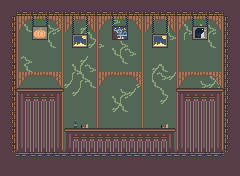

Rendered tile map (Tiled .tmx) drawn with the repository's tilesets; below, a short description and the map source with its tile grids summarised:
An orthogonal 30x22 tile map with 8x8 px tiles, 6 tile layers (Background_2(Solid Color), Background_4, Background_3, Background_1, ...) and 18 objects (14x SaloonOutlaw, 2x SaloonOutlawInitial, MadSheriff, PlayerSpawn).

<map version="1.11" tiledversion="1.11.2" orientation="orthogonal" renderorder="right-down" width="30" height="22" tilewidth="8" tileheight="8" infinite="0" nextlayerid="15" nextobjectid="67">
 <tileset firstgid="1" source="../CowboyTilemap.tsx" />
 <layer id="5" name="Background_2(Solid Color)" width="30" height="22">
  <data>[660 cells, 660 non-empty, 2 distinct tile ids]</data>
 </layer>
 <layer id="13" name="Background_4" width="30" height="22">
  <data>[660 cells, 659 non-empty, 5 distinct tile ids]</data>
 </layer>
 <layer id="2" name="Background_3" width="30" height="22">
  <data>[660 cells, 164 non-empty, 16 distinct tile ids]</data>
 </layer>
 <layer id="12" name="Background_1" width="30" height="22">
  <data>[660 cells, 216 non-empty, 7 distinct tile ids]</data>
 </layer>
 <objectgroup id="9" name="Enemies">
  <object id="47" name="SaloonOutlaw" x="24" y="88">
   <point />
  </object>
  <object id="48" name="SaloonOutlawInitial" x="32" y="88">
   <point />
  </object>
  <object id="49" name="SaloonOutlaw" x="40" y="88">
   <point />
  </object>
  <object id="50" name="SaloonOutlaw" x="48" y="88">
   <point />
  </object>
  <object id="51" name="SaloonOutlaw" x="184" y="88">
   <point />
  </object>
  <object id="52" name="SaloonOutlawInitial" x="192" y="88">
   <point />
  </object>
  <object id="53" name="SaloonOutlaw" x="200" y="88">
   <point />
  </object>
  <object id="54" name="SaloonOutlaw" x="208" y="88">
   <point />
  </object>
  <object id="55" name="SaloonOutlaw" x="79.6364" y="128.545">
   <point />
  </object>
  <object id="56" name="SaloonOutlaw" x="128.011" y="128.125">
   <point />
  </object>
  <object id="57" name="SaloonOutlaw" x="88.1136" y="128.489">
   <point />
  </object>
  <object id="58" name="SaloonOutlaw" x="160" y="128.364">
   <point />
  </object>
  <object id="61" name="SaloonOutlaw" x="95.9076" y="128.207">
   <point />
  </object>
  <object id="62" name="SaloonOutlaw" x="144" y="128.125">
   <point />
  </object>
  <object id="63" name="SaloonOutlaw" x="152.25" y="127.75">
   <point />
  </object>
  <object id="64" name="SaloonOutlaw" x="120.25" y="127.875">
   <point />
  </object>
  <object id="65" name="MadSheriff" x="214.273" y="135.977">
   <point />
  </object>
 </objectgroup>
 <objectgroup id="11" name="CrateLocations" />
 <objectgroup id="10" name="BossCues" />
 <objectgroup id="7" name="Spawns">
  <object id="2" name="PlayerSpawn" x="103.998" y="127.948">
   <point />
  </object>
 </objectgroup>
 <layer id="1" name="Collision" width="30" height="22">
  <data>[660 cells, 384 non-empty, 52 distinct tile ids]</data>
 </layer>
 <layer id="14" name="Overlay" width="30" height="22">
  <data>[660 cells, 0 non-empty, 0 distinct tile ids]</data>
 </layer>
</map>
